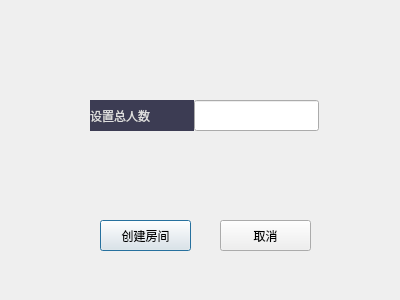
<?xml version="1.0" encoding="UTF-8"?>
<ui version="4.0">
 <class>createroom</class>
 <widget class="QDialog" name="createroom">
  <property name="geometry">
   <rect>
    <x>0</x>
    <y>0</y>
    <width>400</width>
    <height>300</height>
   </rect>
  </property>
  <property name="windowTitle">
   <string>创建房间</string>
  </property>
  <widget class="QLabel" name="label_6">
   <property name="geometry">
    <rect>
     <x>0</x>
     <y>0</y>
     <width>401</width>
     <height>301</height>
    </rect>
   </property>
   <property name="styleSheet">
    <string notr="true">border-image: url(:/image/3.jpg);</string>
   </property>
   <property name="text">
    <string/>
   </property>
  </widget>
  <widget class="QLabel" name="label_2">
   <property name="geometry">
    <rect>
     <x>90</x>
     <y>100</y>
     <width>104</width>
     <height>31</height>
    </rect>
   </property>
   <property name="styleSheet">
    <string notr="true">font: 75 12pt &quot;微软雅黑&quot;;
color: rgb(222, 222, 222);
background-color: rgba(10, 10, 40, 200);</string>
   </property>
   <property name="text">
    <string>设置总人数</string>
   </property>
  </widget>
  <widget class="QLineEdit" name="number">
   <property name="geometry">
    <rect>
     <x>194</x>
     <y>100</y>
     <width>125</width>
     <height>31</height>
    </rect>
   </property>
   <property name="styleSheet">
    <string notr="true">color: rgb(222, 222, 222);</string>
   </property>
  </widget>
  <widget class="QPushButton" name="pushButton">
   <property name="geometry">
    <rect>
     <x>100</x>
     <y>220</y>
     <width>91</width>
     <height>31</height>
    </rect>
   </property>
   <property name="text">
    <string>创建房间</string>
   </property>
  </widget>
  <widget class="QPushButton" name="pushButton_2">
   <property name="geometry">
    <rect>
     <x>220</x>
     <y>220</y>
     <width>91</width>
     <height>31</height>
    </rect>
   </property>
   <property name="text">
    <string>取消</string>
   </property>
  </widget>
  <widget class="QLabel" name="label_3">
   <property name="geometry">
    <rect>
     <x>190</x>
     <y>120</y>
     <width>131</width>
     <height>21</height>
    </rect>
   </property>
   <property name="styleSheet">
    <string notr="true">color: rgb(255, 0, 0);
font: 75 12pt &quot;Adobe Arabic&quot;;</string>
   </property>
   <property name="text">
    <string/>
   </property>
  </widget>
  <widget class="QLabel" name="label_4">
   <property name="geometry">
    <rect>
     <x>190</x>
     <y>190</y>
     <width>131</width>
     <height>21</height>
    </rect>
   </property>
   <property name="styleSheet">
    <string notr="true">color: rgb(255, 0, 0);
font: 75 12pt &quot;Adobe Arabic&quot;;</string>
   </property>
   <property name="text">
    <string/>
   </property>
  </widget>
 </widget>
 <resources/>
 <connections/>
</ui>
